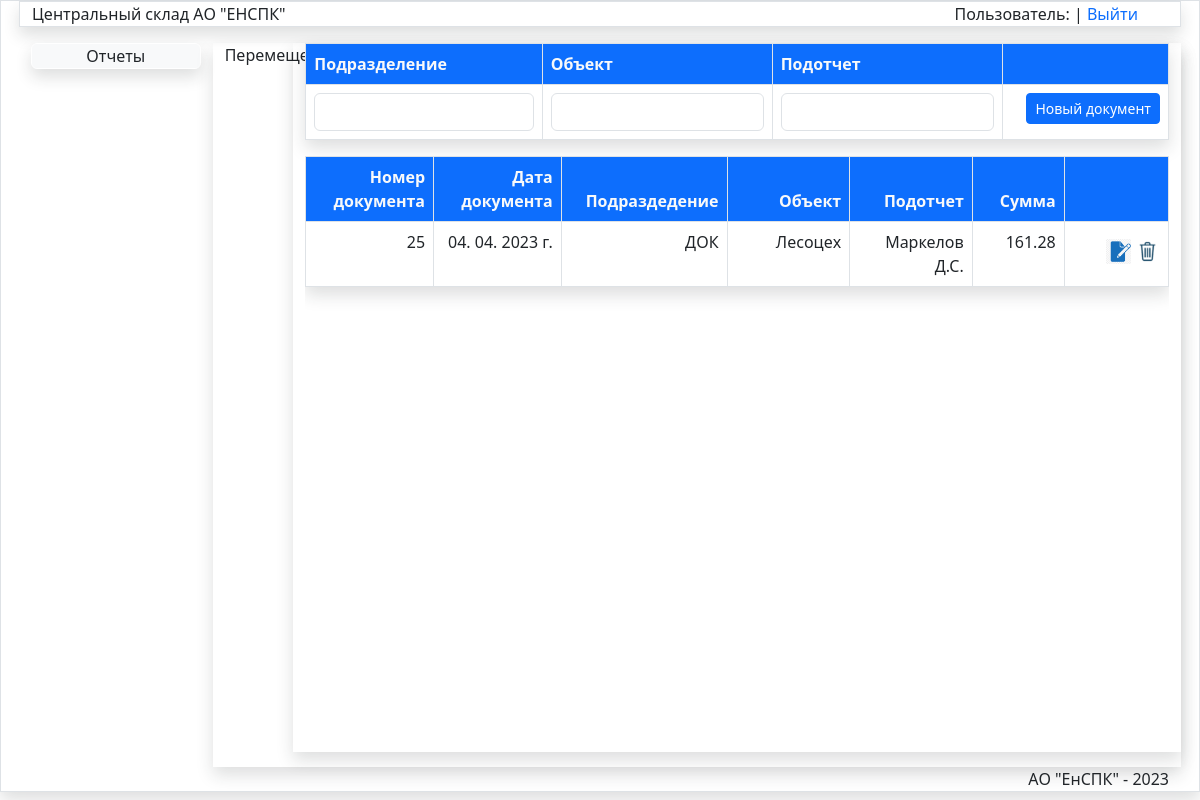
The page /JurnalMove/ (signed in) on the database its author committed.
### store/models.py (models this page shows)
class Jurnal(models.Model):
    oper=models.IntegerField(verbose_name="Код операции")
    nomerdoc=models.CharField(max_length=50,verbose_name='Номер документа')
    datadoc=models.DateTimeField(verbose_name='Дата документа')
    postav=models.ForeignKey(Postav,verbose_name='Поставщик',on_delete=models.PROTECT)
    obct=models.ForeignKey(Obct,verbose_name='Объект',on_delete=models.PROTECT)
    podraz=models.ForeignKey(Podraz,verbose_name='Подразделение',on_delete=models.PROTECT)
    fio=models.ForeignKey(Fio,verbose_name='Подотчет',on_delete=models.PROTECT)
    spis=models.ForeignKey(Spis,blank=True,null=True,verbose_name='Причина списания',on_delete=models.PROTECT)
    summa=models.FloatField(verbose_name='Сумма',default=0)
    nds=models.IntegerField(verbose_name='НДС',default=20)
    summawithnds=models.FloatField(verbose_name='Сумма с НДС',default=0)
    updated_at = models.DateTimeField(auto_now=True, verbose_name='Создан')
    created_at = models.DateTimeField(auto_now_add=True, verbose_name='Обновлен')
    class Meta:
        verbose_name = 'Документ'
        verbose_name_plural = 'Документы'
        ordering = ['-datadoc', ]

class Podraz(models.Model):
    title = models.CharField(max_length=150, verbose_name='Название подразделения', unique=True)
    def __str__(self):
        return self.title
    class Meta:
        verbose_name = 'Подразделение'
        verbose_name_plural = 'Подразделения'
        ordering = ['title', ]

class Obct(models.Model):
    title = models.CharField(max_length=150, verbose_name='Объект',unique=True )
    podraz=models.ForeignKey(Podraz,verbose_name='Подразделение',on_delete=models.PROTECT)
    def __str__(self):
        return self.title
    class Meta:
        verbose_name = 'Объект'
        verbose_name_plural = 'Объекты'
        ordering = ['podraz','title', ]

class Fio(models.Model):
    title = models.CharField(max_length=150, verbose_name='Подотчетное лицо',unique=True )
    def __str__(self):
        return self.title
    class Meta:
        verbose_name = 'Подочтетное лицо'
        verbose_name_plural = 'Подотчетные лица'
        ordering = ['title', ]

### store/views.py (the view, shortened to what this page needs)
# urls.py: path('JurnalMove/', JurnalMove, name='JurnalMove'),  # Журнал документов перемещения
def JurnalMove(request):
    postav=Postav.objects.get(pk=9)
    jurnalmove=Jurnal.objects.filter(oper=3).order_by('-created_at')
    nomer=Nomer.objects.get(pk=1)
    obct = Obct.objects.all()
    fio = Fio.objects.all()
    podraz = Podraz.objects.all()
    return render(request,'store/Doc/JurnalMove.html',{'podraz':podraz,
    'jurnalpost':jurnalmove,'pic_label':'Перемещение','title':'Журнал передачи ТМЦ',
    'obct':obct,'fio':fio,'current_date':date.today()})

### store/templatetags/store.py (called while the page is built)
@register.simple_tag
def abs_tag(text):
    return abs(text)

### store/templates/store/Doc/JurnalMove.html (shortened to what this page needs)
{% extends 'store/menu.html' %}
{% load static %}
{% block DataArea %}
{% load store %}
<div class="row">
<div class="col-md-1">{{pic_label}}</div>
<div class="col-md-11 mx-auto shadow">
<table class="table shadow table-bordered table-hover">
<thead class="bg-primary text-light">
<tr>
<th style="width:16.6%" class="text-start">Подразделение</th>
<th style="width:16.6%" class="text-start">Объект</th>
 <th style="width:16.6%" class="text-start">Подотчет</th>
<th style="width:12%" class="text-start"></th>
</tr>
</thead>
    <form method="post" id="post-move">
    <tr style="align:middle">
   <td class="border text-end" >
   <select name="postav" id="id_podraz_move" class="form-control  " required >
   <option selected></option>
   {% for item in podraz %}
   <option value="{{item.id}}">{{item.title}}</option>
   {% endfor %}
   </select>
   </td>
   <td class="border text-end" >
   <select name="postav" id="id_obct_move" class="form-control  " required >
   <option selected></option>
   </select>
    </td>
   <td class="border text-start" >
   <select name="postav" id="id_fio_move" class="form-control  " required >
   <option selected></option>
   {% for item in fio %}
   <option value="{{item.id}}">{{item.title}}</option>
   {% endfor %}
   </select>
    </td>
    <td  class="border text-end"> <button type="submit" class="btn  btn-primary btn-sm mb-1 " id="savebtn">Новый документ</button></td>
    </form>
</table>
<div class="scrolltable">
<table class="table shadow table-bordered table-hover">
<thead class="bg-primary text-light">
     <th style="width:12%;" class="text-end">Номер документа</th>
<th style="width:12%;" class=" text-end" >Дата документа</th>
<th style="width:10%;" class=" text-end" >Подраздедение</th>
<th style="width:12%;" class=" text-end" >Объект</th>
 <th style="width:12%;" class=" text-end" >Подотчет</th>
<th style="width:9%;" class=" text-end" >Сумма</th>
<th style="width:10.2%;" class=" text-end"></th>
</thead>
    <tbody id="move-doc">
<form method="post" id="item-move-form">
    {% for item in jurnalpost %}
    <tr><td  class="border text-end fixed">{{item.nomerdoc}}</td>
    <td   class="border text-end">{{item.datadoc|date:"d. m. Y г." }}</td>
     <td   class="border text-end">{{item.podraz}}</td>
    <td   class="border text-end">{{item.obct}}</td>
    <td   class="border text-end">{{item.fio}}</td>
    <td   class="border text-end">{% abs_tag item.summawithnds %}</td>
    <td class="text-end align-middle border" ><input data-sid="{{item.pk}}" data-update="{{url_update}}" value="Update" type="image" class="btn-move-update mr-3" src="{% static '/images/edit2.png' %}" width="25px" >
   <input data-sid="{{item.pk}}" data-del="{{url_delete}}" class="btn-move-del " value="Delete" type="image" src="{% static '/images/del.png' %}" width="25px"> </td>
    </tr>
    {% endfor %}
    </form>
    </tbody>
</table>
</div>
</div>
</div>
{% endblock DataArea %}

### store/static/css/my.css (style rules this page uses)
.scrolltable { display:block; overflow-y: auto; height:74.5vh; }

### rows shown on the page
Jurnal: nomerdoc "25", datadoc "04. 04. 2023 г.", podraz "ДОК", obct "Лесоцех", fio "Маркелов Д.С.", summawithnds "161.28"

### other values the page prints
{{ pic_label }} "Перемещение"
